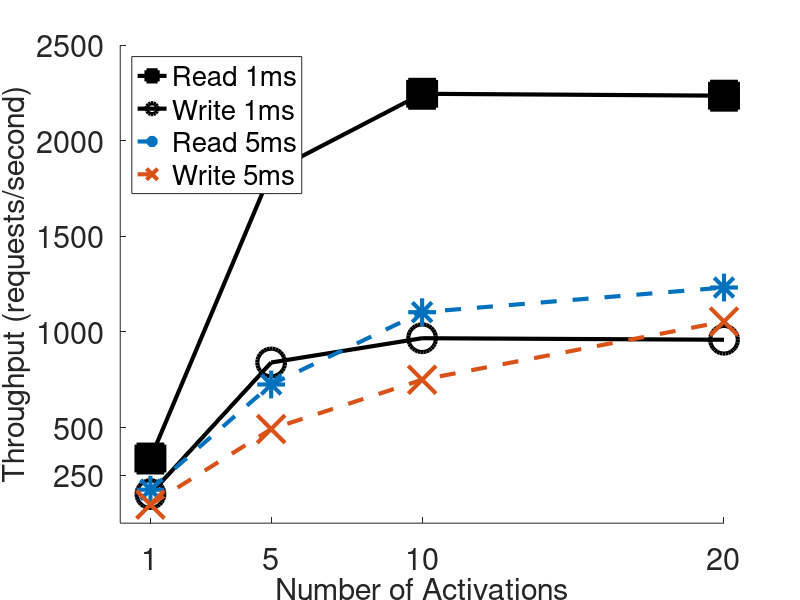
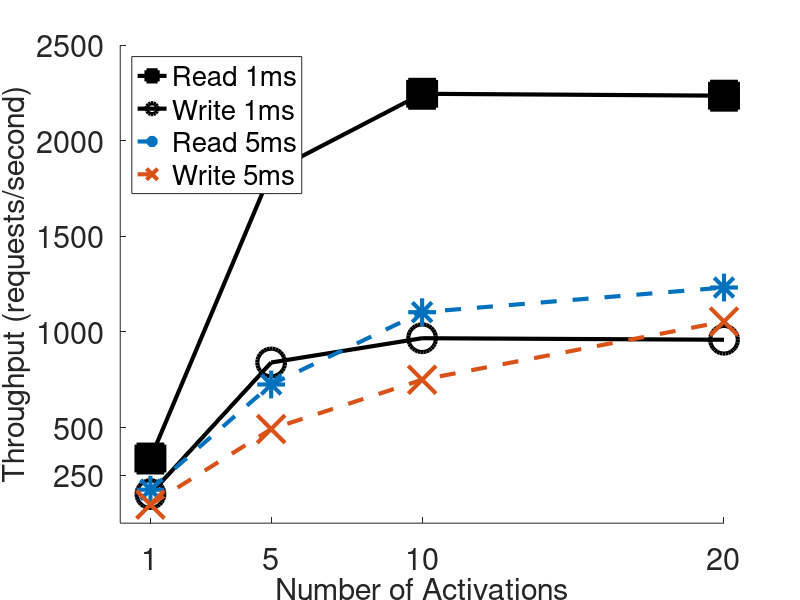

Here is the MATLAB script that generated these plots, in order:
fig1=figure;

ax=axes('FontSize', 22,'Parent',fig1); %, 'XTick', [100; 1000 ; 5000; 10000; 50000],'YTick', [0:0.1:1]);
xlabel('Number of Activations' ,'FontSize',22);
ylabel('Throughput (requests/second)' ,'FontSize',22);
%title('HIT RATIO + Random Lookup + quorums-master-config-2-1-random-opt.txt');
hold on; % for matlab 6
X_labels = [1 5 10 20];
%axis(ax, [0 inf 0 inf])

var_0 = [338	1835	2245	2235];
plot(X_labels, var_0, '-ks', 'MarkerSize', 20 , 'LineWidth',  3, 'MarkerFaceColor', [0 0 0]);
%plot(X_labels, var_0, '-.+', 'MarkerSize', 14 , 'LineWidth',  2);

var_1 = [152	840	    967	   959];
plot(X_labels, var_1, '-ko', 'MarkerSize', 20 , 'LineWidth',  3);

var_2 = [175 725 1103 1232];
plot(X_labels, var_2, '--*', 'MarkerSize', 20 , 'LineWidth',  3);

var_3 = [97 492 750 1054];
plot(X_labels, var_3, '--x', 'MarkerSize', 20 , 'LineWidth',  3);

% var_4 = [0.471 0.6516 0.7484 0.8306 0.8742 0.9188 0.943 0.9582 0.9682];
% plot(X_labels, var_4, '--s', 'MarkerSize', 14 , 'LineWidth',  2, 'MarkerFaceColor', [0 0 0], 'MarkerSize', 14);

leg = legend('Read 1ms','Write 1ms','Read 5ms','Write 5ms');
set(leg, 'FontSize', 20, 'Location', 'NorthWest');
set(gca,'XTick', X_labels);
set(gca,'XTickLabel', {'1' '5'  '10' '20'});
set(gca,'YTick', [250 500 1000 1500 2000 2500]);
%set(gca,'YTickLabel', {'1' '5'  '10' '20'});
print -depsc2 f4_MultipleActivatons.eps
print -djpeg f4_MultipleActivatons.jpeg

